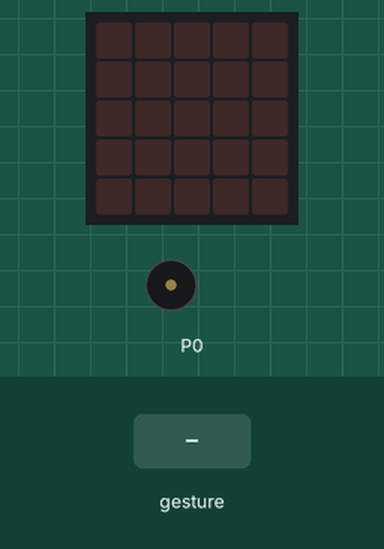
Recording of a program running on a simulated BBC micro:bit (MakeCode). On the bench: the board's 5×5 LED display, buzzer (waves = sounding). The test bench sets the inputs (shaded band). Random numbers come from a fixed seed; a tilt is held for 1.5 s and a shake lasts 1 s, then the board lies face up again.

Above: at 1.2 s.
1.3 s: gesture 'shake'
At 2.15 s:
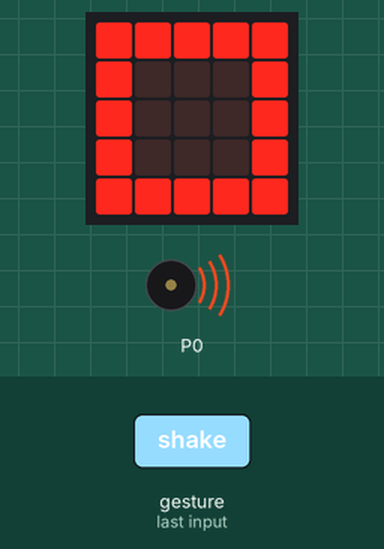
At 3.4 s:
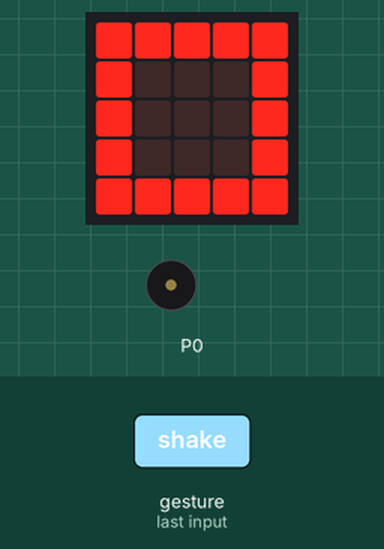
3.9 s: gesture 'shake'
At 5.4 s:
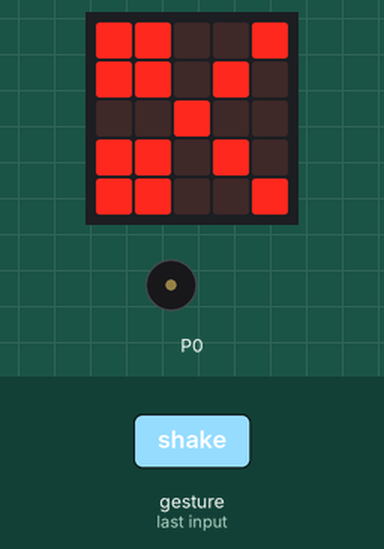
Timing chart, 0 to 6.9 s (numbered marks = the images above; inputs shaded):
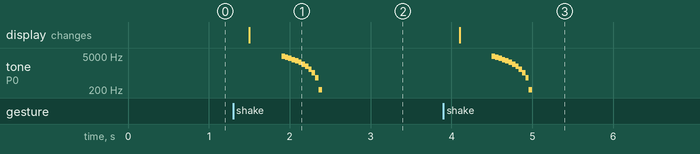

Measured:
- after the input at 1.3 s, tone on P0: plays 4791 Hz for 0.04 s, 4375 Hz for 0.04 s, 3958 Hz for 0.04 s, 3541 Hz for 0.04 s, 3125 Hz for 0.04 s, 2708 Hz for 0.04 s … (12 notes in this stretch), starting after 0.60 s; the display: changes after 0.20 s (image 1)
- after the input at 3.9 s, tone on P0: plays 4791 Hz for 0.04 s, 4375 Hz for 0.04 s, 3958 Hz for 0.04 s, 3541 Hz for 0.04 s, 3125 Hz for 0.04 s, 2708 Hz for 0.04 s … (12 notes in this stretch), starting after 0.60 s; the display: changes after 0.20 s (image 3)

The program:

main.ts
```typescript
let han = 0
input.onGesture(Gesture.Shake, function () {
    han = randint(1, 3)
    if (han == 1) {
        basic.showLeds(`
            # # # # #
            # . . . #
            # . . . #
            # . . . #
            # # # # #
            `)
        music.playSoundEffect(music.createSoundEffect(WaveShape.Sine, 5000, 0, 255, 0, 500, SoundExpressionEffect.None, InterpolationCurve.Linear), SoundExpressionPlayMode.UntilDone)
    } else if (han == 2) {
        basic.showLeds(`
            . . . . .
            . # # # .
            . # # # .
            . # # # .
            . . . . .
            `)
        music.playSoundEffect(music.createSoundEffect(WaveShape.Sine, 5000, 0, 255, 0, 500, SoundExpressionEffect.None, InterpolationCurve.Linear), SoundExpressionPlayMode.UntilDone)
    } else {
        basic.showLeds(`
            # # . . #
            # # . # .
            . . # . .
            # # . # .
            # # . . #
            `)
        music.playSoundEffect(music.createSoundEffect(WaveShape.Sine, 5000, 0, 255, 0, 500, SoundExpressionEffect.None, InterpolationCurve.Linear), SoundExpressionPlayMode.UntilDone)
    }
})
```

test.ts
```typescript
// 在這裡測試；當此封包作為擴充功能時，將不會編譯此內容。
```
